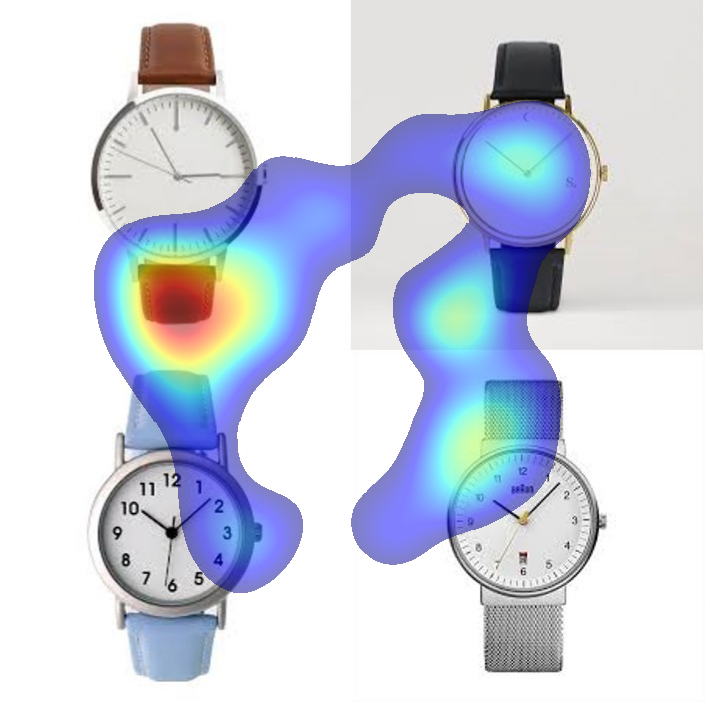

The Python source for this figure:
import os
import csv
import numpy
import cv2
from matplotlib import pyplot, image
import PIL

def draw_display(dispsize, imagefile=None):
    # construct screen (black background)
    screen = numpy.zeros((dispsize[1], dispsize[0], 3), dtype='float32')
    # if an image location has been passed, draw the image
    if imagefile != None:
        # check if the path to the image exists
        if not os.path.isfile(imagefile):
            raise Exception("ERROR in draw_display: imagefile not found at '%s'" % imagefile)
        # load image
        img = image.imread(imagefile)

        # width and height of the image
        w, h = len(img[0]), len(img)
        # x and y position of the image on the display
        x = int(dispsize[0] / 2 - w / 2)
        y = int(dispsize[1] / 2 - h / 2)
        # draw the image on the screen
        screen[y:y + h, x:x + w, :] += img
    # dots per inch
    dpi = 100.0
    # determine the figure size in inches
    figsize = (dispsize[0] / dpi, dispsize[1] / dpi)
    # create a figure
    fig = pyplot.figure(figsize=figsize, dpi=dpi, frameon=False)
    ax = pyplot.Axes(fig, [0, 0, 1, 1])
    ax.set_axis_off()
    fig.add_axes(ax)
    # plot display
    ax.axis([0, dispsize[0], 0, dispsize[1]])
    ax.imshow(screen)  # , origin='upper')

    return fig, ax

def gaussian(x, sx, y=None, sy=None):
    # square Gaussian if only x values are passed
    if y == None:
        y = x
    if sy == None:
        sy = sx
    # centers
    xo = x / 2
    yo = y / 2
    # matrix of zeros
    M = numpy.zeros([y, x], dtype=float)
    # gaussian matrix
    for i in range(x):
        for j in range(y):
            M[j, i] = numpy.exp(
                -1.0 * (((float(i) - xo) ** 2 / (2 * sx * sx)) + ((float(j) - yo) ** 2 / (2 * sy * sy))))

    return M


def draw_heatmap(gazepoints, dispsize, imagefile=None, alpha=0.5, savefilename=None, gaussianwh=200):
    # IMAGE
    fig, ax = draw_display(dispsize, imagefile=imagefile)

    # HEATMAP
    # Gaussian
    gwh = gaussianwh
    gsdwh = gwh / 6 #if (gaussiansd is None) else gaussiansd
    gaus = gaussian(gwh, gsdwh)
    # matrix of zeroes
    strt = int(gwh / 2)
    heatmapsize = int(dispsize[1] + 2 * strt), int(dispsize[0] + 2 * strt)
    heatmap = numpy.zeros(heatmapsize, dtype=float)
    # create heatmap
    for i in range(0, len(gazepoints)):
        # get x and y coordinates
        x = int(strt + gazepoints[i][0] - int(gwh / 2))
        y = int(strt + gazepoints[i][1] - int(gwh / 2))
        # correct Gaussian size if either coordinate falls outside of
        # display boundaries
        if (not 0 < x < dispsize[0]) or (not 0 < y < dispsize[1]):
            hadj = [0, gwh];
            vadj = [0, gwh]
            if 0 > x:
                hadj[0] = abs(x)
                x = 0
            elif dispsize[0] < x:
                hadj[1] = gwh - int(x - dispsize[0])
            if 0 > y:
                vadj[0] = abs(y)
                y = 0
            elif dispsize[1] < y:
                vadj[1] = gwh - int(y - dispsize[1])
            # add adjusted Gaussian to the current heatmap
            try:
                heatmap[y:y + vadj[1], x:x + hadj[1]] += gaus[vadj[0]:vadj[1], hadj[0]:hadj[1]] * gazepoints[i][2]
            except:
                # fixation was probably outside of display
                pass
        else:
            # add Gaussian to the current heatmap
            heatmap[y:y + gwh, x:x + gwh] += gaus * gazepoints[i][2]
    # resize heatmap
    heatmap = heatmap[strt:dispsize[1] + strt, strt:dispsize[0] + strt]
    # remove zeros
    lowbound = numpy.mean(heatmap[heatmap > 0])
    heatmap[heatmap < lowbound] = numpy.NaN
    # draw heatmap on top of image
    ax.imshow(heatmap, cmap='jet', alpha=alpha)

    # FINISH PLOT
    # invert the y axis, as (0,0) is top left on a display
    ax.invert_yaxis()
    # save the figure if a file name was provided
    if savefilename != None:
        fig.savefig(savefilename)
